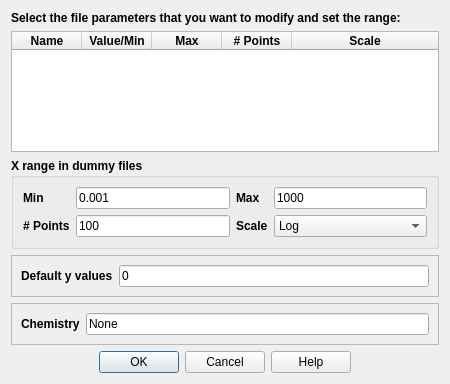
<?xml version="1.0" encoding="UTF-8"?>
<ui version="4.0">
 <class>Dialog</class>
 <widget class="QDialog" name="Dialog">
  <property name="geometry">
   <rect>
    <x>0</x>
    <y>0</y>
    <width>450</width>
    <height>384</height>
   </rect>
  </property>
  <property name="windowTitle">
   <string>Dialog</string>
  </property>
  <layout class="QVBoxLayout" name="verticalLayout">
   <item>
    <widget class="QLabel" name="label_6">
     <property name="font">
      <font>
       <weight>75</weight>
       <bold>true</bold>
      </font>
     </property>
     <property name="text">
      <string>Select the file parameters that you want to modify and set the range: </string>
     </property>
    </widget>
   </item>
   <item>
    <widget class="QTreeWidget" name="parameterTreeWidget">
     <property name="font">
      <font>
       <weight>50</weight>
       <bold>false</bold>
      </font>
     </property>
     <property name="layoutDirection">
      <enum>Qt::LeftToRight</enum>
     </property>
     <property name="frameShape">
      <enum>QFrame::StyledPanel</enum>
     </property>
     <property name="frameShadow">
      <enum>QFrame::Plain</enum>
     </property>
     <property name="horizontalScrollBarPolicy">
      <enum>Qt::ScrollBarAsNeeded</enum>
     </property>
     <property name="editTriggers">
      <set>QAbstractItemView::NoEditTriggers</set>
     </property>
     <property name="tabKeyNavigation">
      <bool>false</bool>
     </property>
     <property name="showDropIndicator" stdset="0">
      <bool>false</bool>
     </property>
     <property name="alternatingRowColors">
      <bool>true</bool>
     </property>
     <property name="selectionMode">
      <enum>QAbstractItemView::SingleSelection</enum>
     </property>
     <property name="rootIsDecorated">
      <bool>false</bool>
     </property>
     <property name="uniformRowHeights">
      <bool>true</bool>
     </property>
     <property name="itemsExpandable">
      <bool>false</bool>
     </property>
     <property name="animated">
      <bool>false</bool>
     </property>
     <property name="headerHidden">
      <bool>false</bool>
     </property>
     <property name="expandsOnDoubleClick">
      <bool>false</bool>
     </property>
     <attribute name="headerVisible">
      <bool>true</bool>
     </attribute>
     <attribute name="headerDefaultSectionSize">
      <number>70</number>
     </attribute>
     <attribute name="headerStretchLastSection">
      <bool>true</bool>
     </attribute>
     <column>
      <property name="text">
       <string>Name</string>
      </property>
      <property name="font">
       <font>
        <weight>75</weight>
        <bold>true</bold>
       </font>
      </property>
      <property name="textAlignment">
       <set>AlignHCenter|AlignVCenter|AlignCenter</set>
      </property>
     </column>
     <column>
      <property name="text">
       <string>Value/Min</string>
      </property>
      <property name="font">
       <font>
        <weight>75</weight>
        <bold>true</bold>
       </font>
      </property>
      <property name="textAlignment">
       <set>AlignHCenter|AlignVCenter|AlignCenter</set>
      </property>
     </column>
     <column>
      <property name="text">
       <string>Max</string>
      </property>
      <property name="font">
       <font>
        <weight>75</weight>
        <bold>true</bold>
       </font>
      </property>
      <property name="textAlignment">
       <set>AlignHCenter|AlignVCenter|AlignCenter</set>
      </property>
     </column>
     <column>
      <property name="text">
       <string># Points</string>
      </property>
      <property name="font">
       <font>
        <weight>75</weight>
        <bold>true</bold>
       </font>
      </property>
      <property name="textAlignment">
       <set>AlignHCenter|AlignVCenter|AlignCenter</set>
      </property>
     </column>
     <column>
      <property name="text">
       <string>Scale</string>
      </property>
      <property name="font">
       <font>
        <weight>75</weight>
        <bold>true</bold>
       </font>
      </property>
      <property name="textAlignment">
       <set>AlignHCenter|AlignVCenter|AlignCenter</set>
      </property>
     </column>
    </widget>
   </item>
   <item>
    <widget class="QGroupBox" name="groupBox">
     <property name="font">
      <font>
       <weight>75</weight>
       <bold>true</bold>
      </font>
     </property>
     <property name="title">
      <string>X range in dummy files</string>
     </property>
     <layout class="QGridLayout" name="gridLayout">
      <item row="1" column="0">
       <widget class="QLabel" name="label_3">
        <property name="text">
         <string># Points</string>
        </property>
       </widget>
      </item>
      <item row="0" column="1">
       <widget class="QLineEdit" name="xminLineEdit">
        <property name="font">
         <font>
          <weight>50</weight>
          <bold>false</bold>
         </font>
        </property>
        <property name="text">
         <string>0.001</string>
        </property>
       </widget>
      </item>
      <item row="0" column="2">
       <widget class="QLabel" name="label_2">
        <property name="text">
         <string>Max</string>
        </property>
       </widget>
      </item>
      <item row="0" column="0">
       <widget class="QLabel" name="label">
        <property name="text">
         <string>Min</string>
        </property>
       </widget>
      </item>
      <item row="0" column="3">
       <widget class="QLineEdit" name="xmaxLineEdit">
        <property name="font">
         <font>
          <weight>50</weight>
          <bold>false</bold>
         </font>
        </property>
        <property name="text">
         <string>1000</string>
        </property>
       </widget>
      </item>
      <item row="1" column="1">
       <widget class="QLineEdit" name="npointsLineEdit">
        <property name="font">
         <font>
          <weight>50</weight>
          <bold>false</bold>
         </font>
        </property>
        <property name="text">
         <string>100</string>
        </property>
       </widget>
      </item>
      <item row="1" column="3">
       <widget class="QComboBox" name="scaleComboBox">
        <property name="font">
         <font>
          <weight>50</weight>
          <bold>false</bold>
         </font>
        </property>
        <item>
         <property name="text">
          <string>Log</string>
         </property>
        </item>
        <item>
         <property name="text">
          <string>Linear</string>
         </property>
        </item>
       </widget>
      </item>
      <item row="1" column="2">
       <widget class="QLabel" name="label_4">
        <property name="text">
         <string>Scale</string>
        </property>
       </widget>
      </item>
     </layout>
    </widget>
   </item>
   <item>
    <widget class="QFrame" name="frame">
     <property name="frameShape">
      <enum>QFrame::StyledPanel</enum>
     </property>
     <property name="frameShadow">
      <enum>QFrame::Raised</enum>
     </property>
     <layout class="QHBoxLayout" name="horizontalLayout">
      <item>
       <widget class="QLabel" name="label_5">
        <property name="font">
         <font>
          <weight>75</weight>
          <bold>true</bold>
         </font>
        </property>
        <property name="text">
         <string>Default y values</string>
        </property>
       </widget>
      </item>
      <item>
       <widget class="QLineEdit" name="yvaluesLineEdit">
        <property name="text">
         <string>0</string>
        </property>
       </widget>
      </item>
     </layout>
    </widget>
   </item>
   <item>
    <widget class="QFrame" name="frame_2">
     <property name="frameShape">
      <enum>QFrame::StyledPanel</enum>
     </property>
     <property name="frameShadow">
      <enum>QFrame::Raised</enum>
     </property>
     <layout class="QHBoxLayout" name="horizontalLayout_2">
      <item>
       <widget class="QLabel" name="label_7">
        <property name="font">
         <font>
          <weight>75</weight>
          <bold>true</bold>
         </font>
        </property>
        <property name="text">
         <string>Chemistry</string>
        </property>
       </widget>
      </item>
      <item>
       <widget class="QLineEdit" name="chemLineEdit">
        <property name="text">
         <string>None</string>
        </property>
       </widget>
      </item>
     </layout>
    </widget>
   </item>
   <item>
    <widget class="QDialogButtonBox" name="buttonBox">
     <property name="orientation">
      <enum>Qt::Horizontal</enum>
     </property>
     <property name="standardButtons">
      <set>QDialogButtonBox::Cancel|QDialogButtonBox::Help|QDialogButtonBox::Ok</set>
     </property>
     <property name="centerButtons">
      <bool>true</bool>
     </property>
    </widget>
   </item>
  </layout>
 </widget>
 <resources/>
 <connections>
  <connection>
   <sender>buttonBox</sender>
   <signal>accepted()</signal>
   <receiver>Dialog</receiver>
   <slot>accept()</slot>
   <hints>
    <hint type="sourcelabel">
     <x>248</x>
     <y>254</y>
    </hint>
    <hint type="destinationlabel">
     <x>157</x>
     <y>274</y>
    </hint>
   </hints>
  </connection>
  <connection>
   <sender>buttonBox</sender>
   <signal>rejected()</signal>
   <receiver>Dialog</receiver>
   <slot>reject()</slot>
   <hints>
    <hint type="sourcelabel">
     <x>316</x>
     <y>260</y>
    </hint>
    <hint type="destinationlabel">
     <x>286</x>
     <y>274</y>
    </hint>
   </hints>
  </connection>
 </connections>
</ui>
